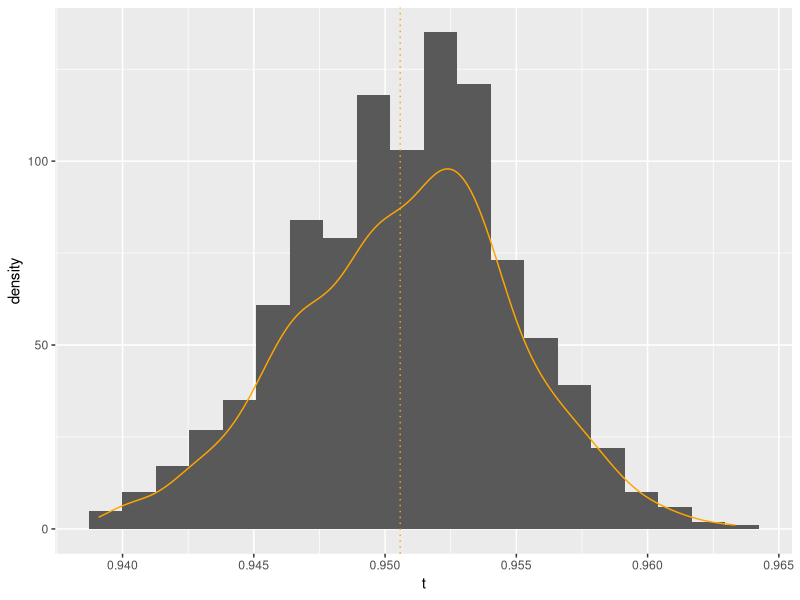
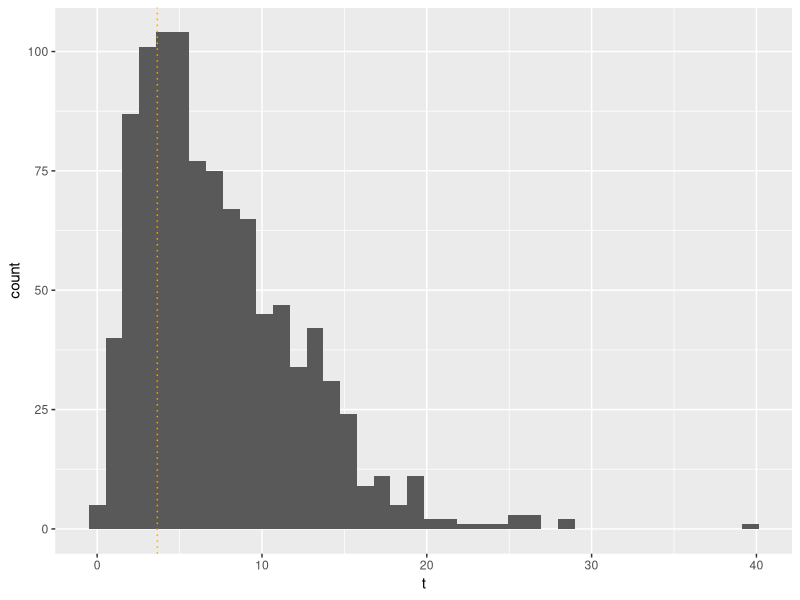
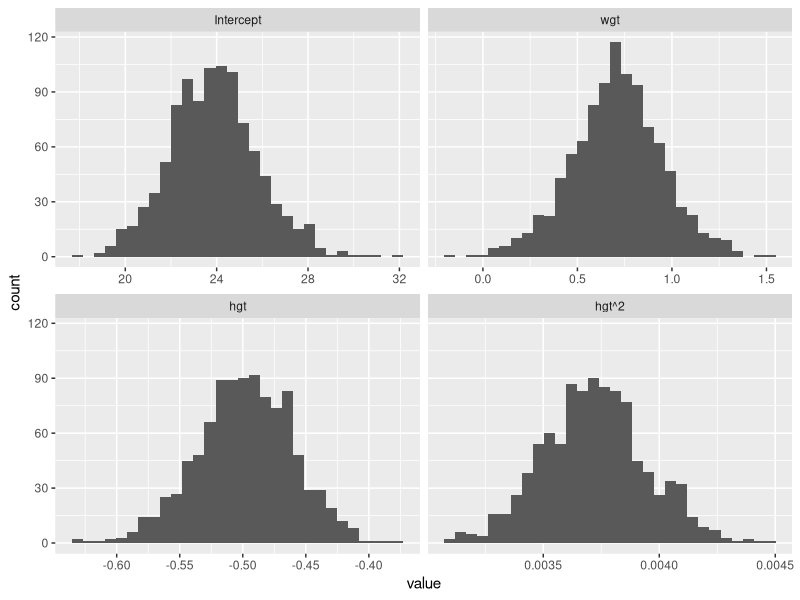

The R source for these figures, in order:
## ---- chunk 1
knitr::opts_chunk$set(echo = TRUE)
## ---- chunk 2
library(boot)
library(mice)
library(dplyr)
library(magrittr)
library(ggplot2)
## ---- chunk 3
set.seed(123)
## ---- chunk 4
corfun <- function(data, i){
  data.sample <- data[i,]
  stat <- cor(data.sample$age, data.sample$wgt, use = "pairwise.complete.obs")
	return(stat)
}
## ---- chunk 5
bootstr.cor <- 
  boys %>%
  boot(corfun, R = 1000)
## ---- chunk 6
attributes(bootstr.cor)
## ---- chunk 7
head(bootstr.cor$data)
## ---- chunk 8
bootstr.cor$t0
## ---- chunk 9
head(bootstr.cor$t)
## ---- chunk 10
head(bootstr.cor$data)
## ---- chunk 11
plotdata <- data.frame(t = bootstr.cor$t)

plotdata %>%
  ggplot(aes(t)) + 
  geom_histogram(bins = 20) + 
  geom_density(col = "orange") + 
  geom_vline(xintercept = bootstr.cor$t0, col = "orange", linetype = "dotted")
## ---- chunk 12
boys2 <- boys %>%
    mutate(ovw = if_else(bmi <= 25, "Not Overweight", "Overweight")) 
## ---- chunk 13
boys2 %$%
  table(ovw)
## ---- chunk 14
X2fun <- function(data, i){
  data.sample <- data[i,]
  tab <- data.sample %$%
    table(ovw, reg) 
  X2 <- suppressWarnings(chisq.test(tab))
	return(X2$statistic)
}
## ---- chunk 15

bootstr.X2 <- 
  boys2 %>%
  boot(X2fun, R = 1000)

bootstr.X2

## ---- chunk 16
plotdata <- data.frame(t = bootstr.X2$t)

plotdata %>%
  ggplot(aes(t)) + 
  geom_histogram(bins = 40) + 
  geom_vline(xintercept = bootstr.X2$t0, col = "orange", linetype = "dotted")
## ---- chunk 17
lmfun <- function(data, i){
  data.sample <- data[i,]
  coef <- data.sample %$%
    lm(wgt ~ age + hgt + I(hgt^2)) %>%
    coef()
	return(coef)
}
## ---- chunk 18
bootstr.lm <- 
  boys %>%
  boot(lmfun, R = 1000)

bootstr.lm
## ---- chunk 19
bootstr.lm$t0
## ---- chunk 20
est <- bootstr.lm$t
colnames(est) <- (c("Intercept", "wgt", "hgt", "hgt^2"))

reshape2::melt(est) %>%
  ggplot(aes(value)) + facet_wrap(~Var2, scales = 'free_x') +
  geom_histogram()
## ---- chunk 21
boot.ci(bootstr.lm)
## ---- chunk 22
quantile(est[, "Intercept"], c(0.025,0.975))
## ---- chunk 23
apply(est, 2, function(x) quantile(x, c(0.025,0.975)))
